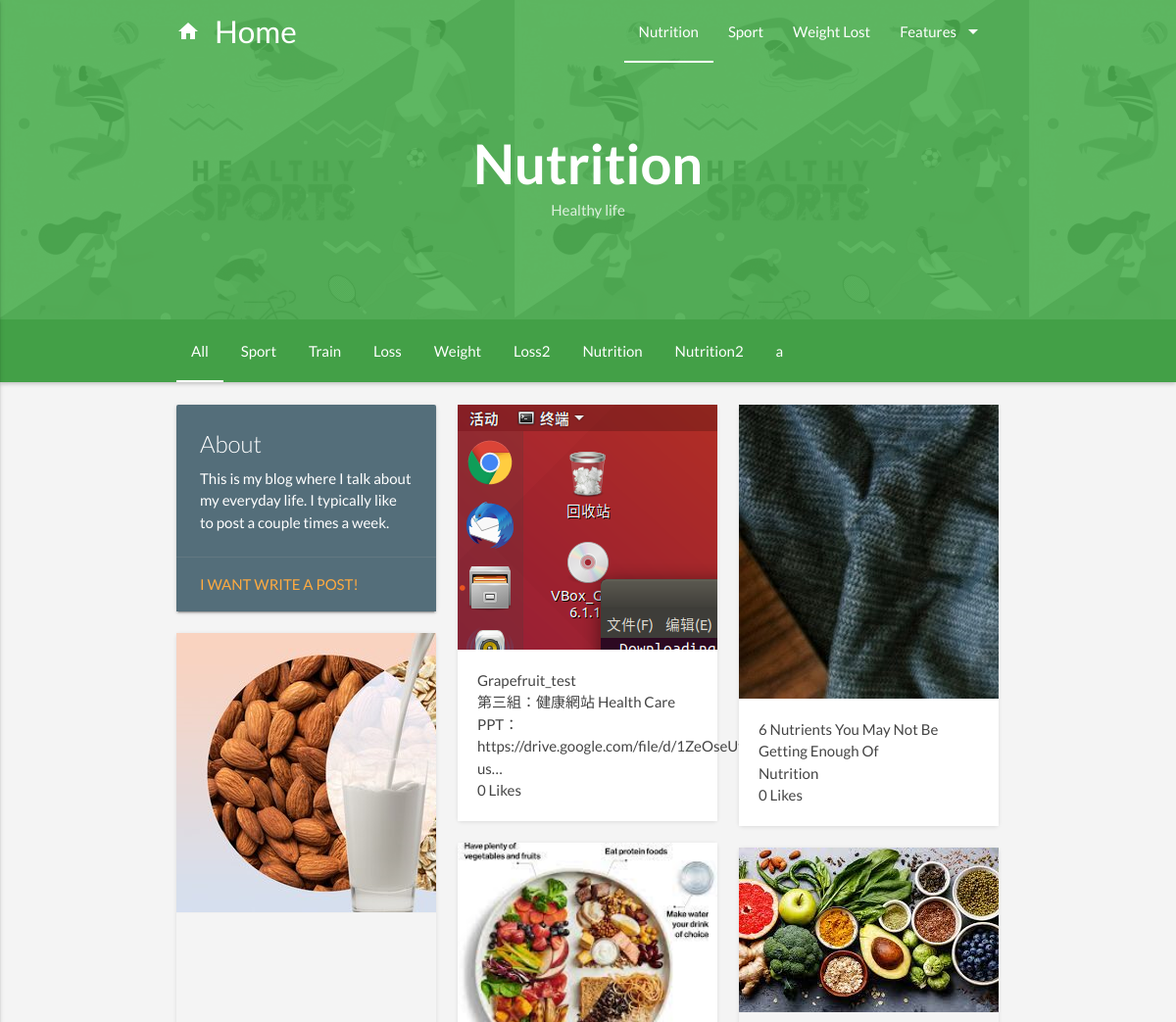
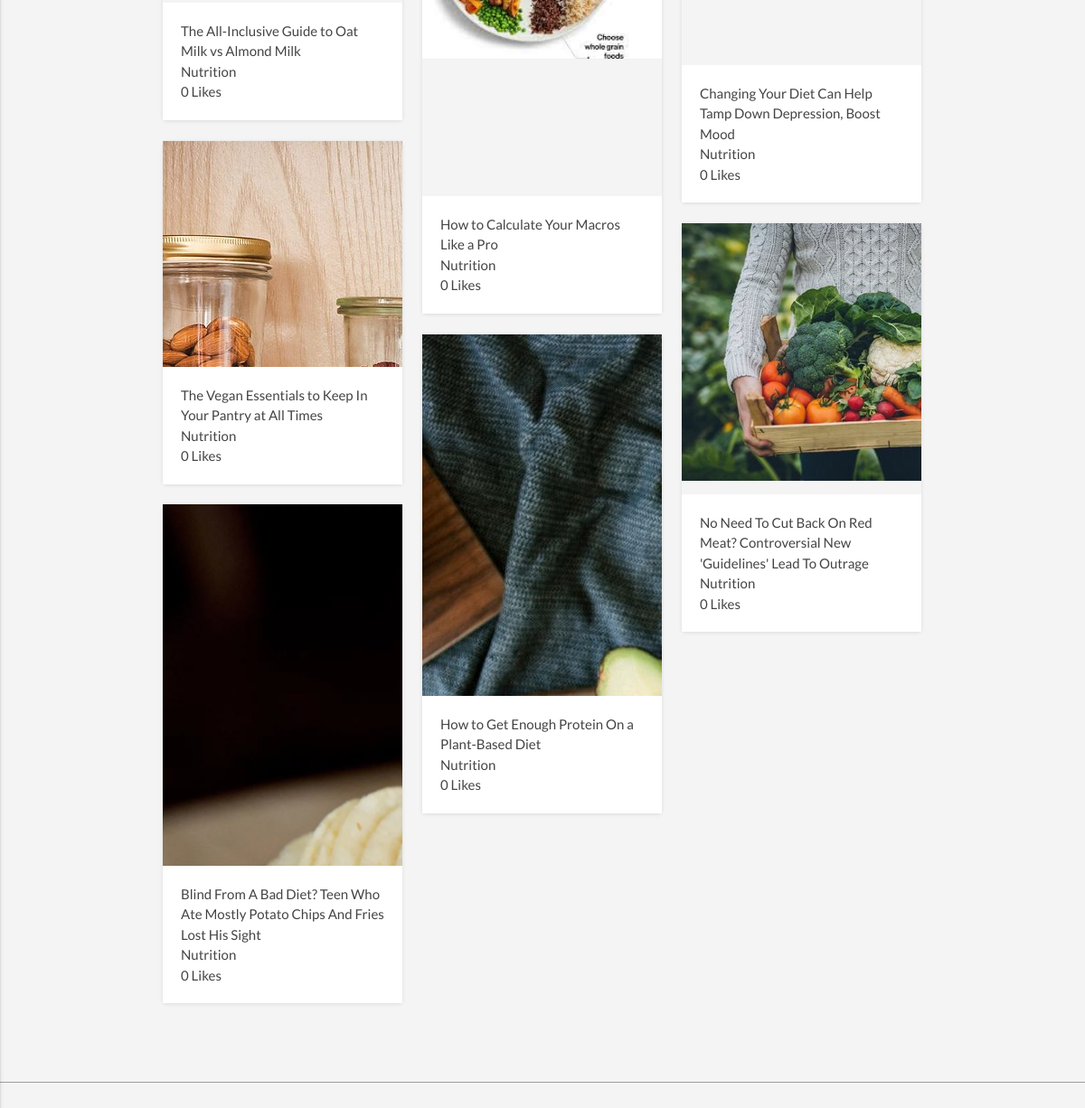
The page /myblog/ on the database its author committed (2 pictures, top to bottom).
### blog/models.py (models this page shows, shortened)
class Post(models.Model):
    category = models.ForeignKey(Categories, related_name='posts', on_delete=models.SET_NULL, null=True)
    author = models.ForeignKey(User, on_delete=models.SET_NULL, null=True)
    title = models.CharField(max_length=250)
    slug = models.SlugField(unique=True, max_length=100)
    description = models.TextField(max_length=10000)
    content = models.TextField(default='(empty)')
    published = models.DateField(auto_now_add=True)
    pic = models.ImageField(upload_to='pics', null=True, blank=True, default='default.png')
    enabled = models.BooleanField(default=True)
    tags = TaggableManager()
    likes = models.IntegerField(default=0)
    class Meta:
        ordering = ['-published']

### blog/views.py (the view)
# urls.py: path('', homepage, name='homepage'),
def homepage(request):
    if request.user is not None:
        user = request.user
        username = user.username
    posts = Post.objects.all().filter(category='3').filter(enabled=True).order_by('-published', )
    common_tags = Tag.objects.all()
    form_c = CommentForm()
    try:
        post_slug = request.POST['slug']
        comment_name = request.POST['name']
        comment_email = request.POST['email']
        comment_body = request.POST['body']
    except:
        post_slug = None
    if request.method == 'POST' and post_slug is not None:
        post = models.Post.objects.get(slug=post_slug)
        comment_post = models.Comment.objects.create(post=post, name=comment_name, body=comment_body, email=comment_email)
        comment_post.save()
    return render(request, 'blog/nutrition.html', locals())

### templates/blog/nutrition.html (shortened to what this page needs)
{% extends 'blog/base_blog.html' %}
{% load static %}
{% block Top_background %}{% static 'images/background_picture.jpg' %}{% endblock %}
{% block color1 %}green{% endblock %}
{% block color2 %}green{% endblock %}
{% block header_title %}
    <h1>Nutrition</h1>
    <div class="tagline">Healthy life</div>
{% endblock %}
{% block categories %}
    <li class="active"><a href="#all">All</a></li>
    {% for tag in common_tags %}
        <li><a href="#{{ tag }}">{{ tag }}</a></li>
    {% endfor %}
{% endblock %}
{% block content %}
    {% for post in posts %}
        <div class="col l4 m6 s12 gallery-item gallery-expand gallery-filter {{ post.tags.all |cut:'<QuerySet [' | cut:'<Tag: ' | cut:'>' | cut:',' | cut:']' }} ">
            <div class="gallery-curve-wrapper">
                <a class="gallery-cover gray" style="height: {% cycle '250px' '300px' '400px' '400px' '250px' %};">
                {% if post.pic.url %}
                    <img src="{{ post.pic.url }}" alt="placeholder">
                {% else %}
                    <img src="http://placehold.it/1280x500" alt="placeholder">
                {% endif %}
                </a>
                <div class="gallery-header">
                    <span>{{ post.title }}</span>
                    <br>
                    <span>{{ post.description | truncatechars:100 }}</span>
                    <br>
                    <span>{{ post.likes }} Likes</span>
                </div>
            </div>
            <div class="gallery-action">
            </div>
        </div>
    {% endfor %}
{% endblock %}

### rows shown on the page
Tag: name "Sport"
Tag: name "Train"
Tag: name "Loss"
Tag: name "Weight"
Tag: name "Loss2"
Tag: name "Nutrition"
Tag: name "Nutrition2"
Tag: name "a"
Post: pic (picture), title "Grapefruit_test", description "第三組：健康網站 Health Care PPT：https://drive.google.com/file/d/1ZeOseUyTTWEcyb5zkq4l3h3Sythd9FIF/view?us…", likes "0"
Post: pic (picture), title "6 Nutrients You May Not Be Getting Enough Of", description "Nutrition", likes "0"
Post: pic (picture), title "The All-Inclusive Guide to Oat Milk vs Almond Milk", description "Nutrition", likes "0"
Post: pic (picture), title "How to Calculate Your Macros Like a Pro", description "Nutrition", likes "0"
Post: pic (picture), title "Changing Your Diet Can Help Tamp Down Depression, Boost Mood", description "Nutrition", likes "0"
Post: pic (picture), title "The Vegan Essentials to Keep In Your Pantry at All Times", description "Nutrition", likes "0"
Post: pic (picture), title "No Need To Cut Back On Red Meat? Controversial New 'Guidelines' Lead To Outrage", description "Nutrition", likes "0"
Post: pic (picture), title "How to Get Enough Protein On a Plant-Based Diet", description "Nutrition", likes "0"
Post: pic (picture), title "Blind From A Bad Diet? Teen Who Ate Mostly Potato Chips And Fries Lost His Sight", description "Nutrition", likes "0"
